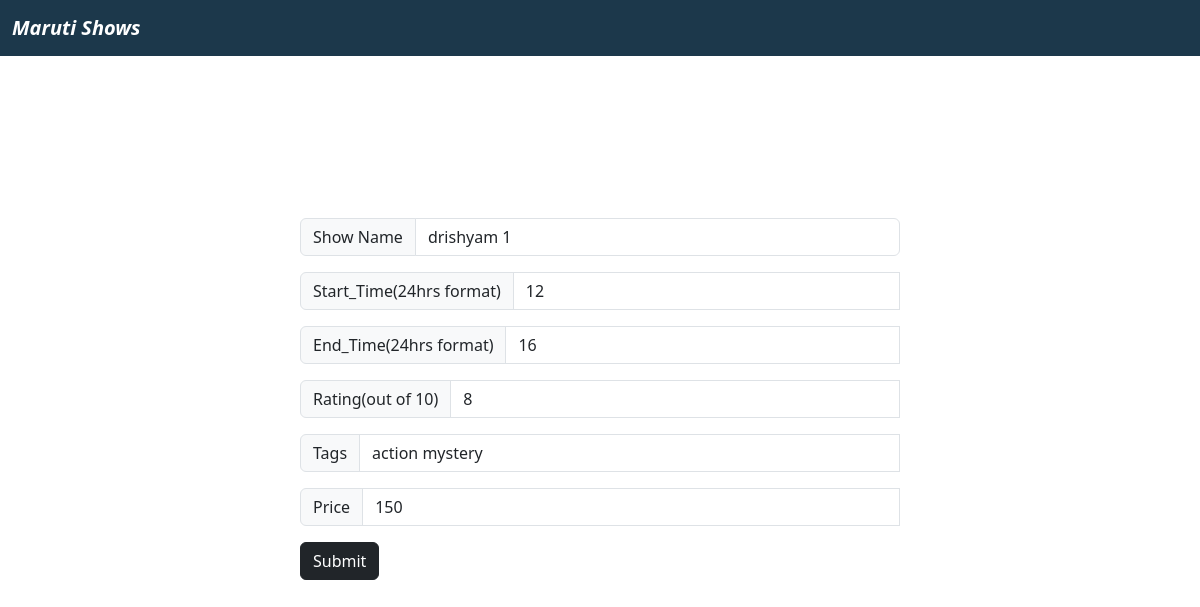
The app's page /edit_show/1 with its own data.
### tables this page shows
CREATE TABLE shows (
	sno INTEGER NOT NULL, 
	show_name VARCHAR(100) NOT NULL, 
	start_time INTEGER NOT NULL, 
	end_time INTEGER NOT NULL, 
	rating INTEGER NOT NULL, 
	tags VARCHAR(100) NOT NULL, 
	price INTEGER NOT NULL, 
	available INTEGER NOT NULL, 
	venue_id INTEGER NOT NULL, 
	PRIMARY KEY (sno), 
	FOREIGN KEY(venue_id) REFERENCES venue (sno)
);

### app.py (the view, shortened to what this page needs)
@app.route('/edit_show/<int:sno>',methods=['GET','POST'])
def edit_show(sno):
    Show=shows.query.filter_by(sno=sno).first()
    return render_template('edit_show.html',Show=Show)

### templates/edit_show.html (shortened to what this page needs)
<!doctype html>
<html lang="en">
<head>
    <link href="https://cdn.jsdelivr.net/npm/bootstrap@5.3.0-alpha1/dist/css/bootstrap.min.css" rel="stylesheet"
>
</head>
<body style="background-image: url('/static/back4.jpg'); background-size: cover;">
        <nav class="navbar" style="background-color: #1c384b;" data-bs-theme="dark">
            <div class="container-fluid">
              <a class="navbar-brand" href="/">
                <b><i>Maruti Shows</i></b>
              </a>
            </div>
          </nav><br><br><br><br>
    <div class="mx-auto" style="width: 600px;">
        <h3 class="text-white">Edit the Show</h3><br>
    </div>
    <form action="/edit_show/{{Show.sno}}" method="POST">
        <div class="mx-auto" style="width: 600px">
            <div class="input-group mb-3">
                <span class="input-group-text" id="inputGroup-sizing-default">Show Name</span>
                <input type="text" name="name"  value="{{Show.show_name}}" class="form-control" aria-label="Sizing example input"
                    aria-describedby="inputGroup-sizing-default">
            </div>
            <div class="input-group mb-3">
                <span class="input-group-text" id="inputGroup-sizing-default">Start_Time(24hrs format)</span>
                <input type="text" name="start_time" required pattern="^[0-9]+$" title="only integers are allowed" value="{{Show.start_time}}" class="form-control" aria-label="Sizing example input"
                    aria-describedby="inputGroup-sizing-default">
            </div>
            <div class="input-group mb-3">
                <span class="input-group-text" id="inputGroup-sizing-default">End_Time(24hrs format)</span>
                <input type="text" name="end_time" required pattern="^[0-9]+$" title="only integers are allowed" value="{{Show.end_time}}" class="form-control" aria-label="Sizing example input"
                    aria-describedby="inputGroup-sizing-default">
            </div>
            <div class="input-group mb-3">
                <span class="input-group-text" id="inputGroup-sizing-default">Rating(out of 10)</span>
                <input type="text" name="rating" required pattern="^[0-9]+$" title="only integers are allowed" class="form-control" value="{{Show.rating}}" aria-label="Sizing example input"
                    aria-describedby="inputGroup-sizing-default">
            </div>
            <div class="input-group mb-3">
                <span class="input-group-text" id="inputGroup-sizing-default">Tags</span>
                <input type="text" name="tags" required pattern="[A-Za-z\s]+" title="Only alphabets and spaces are allowed" class="form-control" value="{{Show.tags}}"  aria-label="Sizing example input"
                    aria-describedby="inputGroup-sizing-default">
            </div>
            <div class="input-group mb-3">
                <span class="input-group-text" id="inputGroup-sizing-default">Price</span>
                <input type="text" name="price" required pattern="^[0-9]+$" title="only integers are allowed" class="form-control" value="{{Show.price}}"  aria-label="Sizing example input"
                    aria-describedby="inputGroup-sizing-default">
            </div>
            <button type="submit" class="btn btn-dark">Submit</button>
        </div>
    </form>
</body>
</html>

### records on screen
shows: name "drishyam 1", start_time "12", end_time "16", rating "8", tags "action mystery", price "150"
